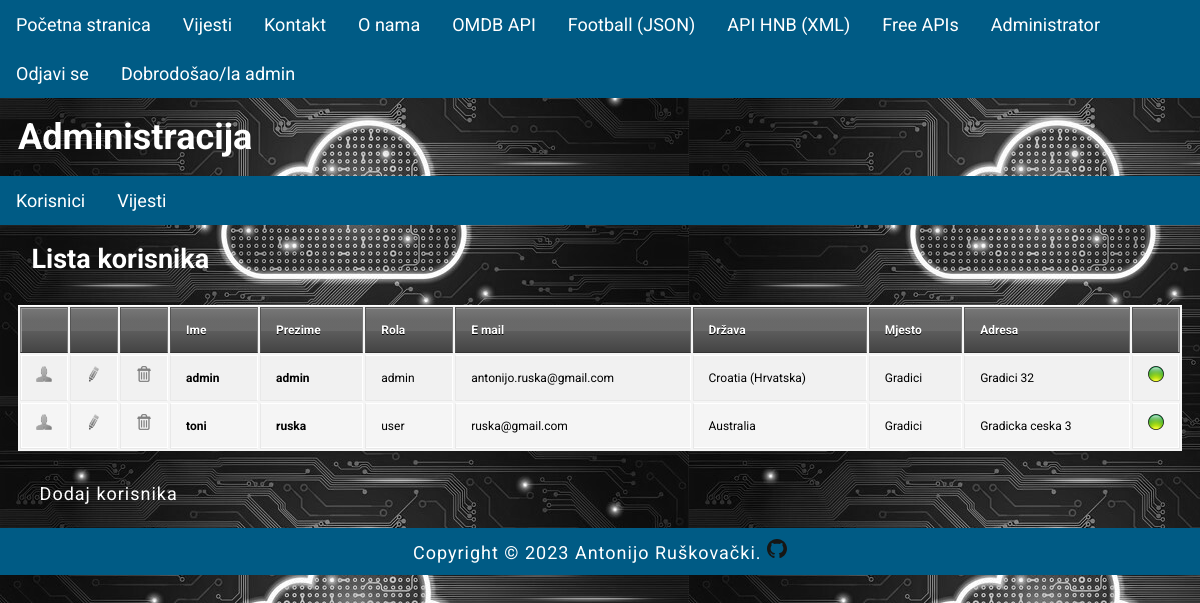
The page /index.php?menu=7 (signed in) on the database its author committed.
### tables this page shows
CREATE TABLE `users` (
  `id` int(11) NOT NULL,
  `firstname` varchar(255) NOT NULL,
  `lastname` varchar(255) NOT NULL,
  `username` varchar(255) NOT NULL,
  `password` varchar(255) NOT NULL,
  `email` varchar(255) NOT NULL,
  `date` timestamp NOT NULL DEFAULT current_timestamp() ON UPDATE current_timestamp(),
  `archive` enum('N','Y') NOT NULL DEFAULT 'Y',
  `role` varchar(20) DEFAULT NULL,
  `city` varchar(20) NOT NULL,
  `street` varchar(100) NOT NULL,
  `picture_id` int(11) DEFAULT NULL,
  `country_id` int(11) DEFAULT NULL
);

CREATE TABLE `countries` (
  `id` int(11) NOT NULL,
  `country_code` varchar(2) NOT NULL DEFAULT '',
  `country_name` varchar(100) NOT NULL DEFAULT ''
);

### admin/users.php (the view, shortened to what this page needs)
<?php
	if (isset($_GET['id']) && $_GET['id'] != '') {
		$query  = "SELECT * FROM users LEFT JOIN pictures ON users.picture_id = pictures.id";
		$query .= " WHERE users.id=".$_GET['id'];
		$result = @mysqli_query($MySQL, $query);
		$row = @mysqli_fetch_array($result);
		print '
		<h2>Korisnički profil</h2>
		<img class="profile_img" src="images/' . $row['path'] . '" alt="" title="" />
		<p><b>Ime:</b> ' . $row['firstname'] . '</p>
		<p><b>Preizme:</b> ' . $row['lastname'] . '</p>
		<p><b>Korisničko ime:</b> ' . $row['username'] . '</p>';
		$_query  = "SELECT * FROM countries";
		$_query .= " WHERE id='" . $row['country_id'] . "'";
		$_result = @mysqli_query($MySQL, $_query);
		$_row = @mysqli_fetch_array($_result);
		print '
		<p><b>Država:</b> ' .$_row['country_name'] . '</p>
		<p><b>Mjesto:</b> ' .$row['city'] . '</p>
		<p><b>Adresa:</b> ' .$row['street'] . '</p>
		<p><b>Datum:</b> ' . pickerDateToMysql($row['date']) . '</p>';
	}
	else {
		print '
		<h2>Lista korisnika</h2>
		<div id="users">
			<table>
				<thead>
					<tr>
						<th width="16"></th>
						<th width="16"></th>
						<th width="16"></th>
						<th>Ime</th>
						<th>Prezime</th>
						<th>Rola</th>
						<th>E mail</th>
						<th>Država</th>
						<th>Mjesto</th>
						<th>Adresa</th>
						<th width="16"></th>
					</tr>
				</thead>
				<tbody>';
				$query  = "SELECT * FROM users";
				$result = @mysqli_query($MySQL, $query);
				while($row = @mysqli_fetch_array($result)) {
					print '
					<tr>
						<td><a href="index.php?menu='.$menu.'&amp;action='.$action.'&amp;id=' .$row['id']. '"><img src="images/user.png" alt="user"></a></td>
						<td>';
							if ($_SESSION['user']['role'] == 'admin') {
								print '<a href="index.php?menu='.$menu.'&amp;action='.$action.'&amp;edit=' .$row['id']. '"><img src="images/edit.png" alt="uredi"></a></td>';
							}
						print '
						<td>';
							if ($_SESSION['user']['role'] == 'admin') {
								print '<a href="index.php?menu='.$menu.'&amp;action='.$action.'&amp;delete=' .$row['id']. '"><img src="images/delete.png" alt="obriši"></a>';
							}
						print '
						</td>
						<td><strong>' . $row['firstname'] . '</strong></td>
						<td><strong>' . $row['lastname'] . '</strong></td>
						<td>' . $row['role'] . '</td>
						<td>' . $row['email'] . '</td>
						<td>';
							$_query  = "SELECT * FROM countries";
							$_query .= " WHERE id='" . $row['country_id'] . "'";
							$_result = @mysqli_query($MySQL, $_query);
							$_row = @mysqli_fetch_array($_result, MYSQLI_ASSOC);
							print $_row['country_name'] . '
						</td>
						<td>' . $row['city'] . '</td>
						<td>' . $row['street'] . '</td>
						<td>';
						if ($row['archive'] != 'N') { print '<img src="images/inactive.png" alt="" title="" />'; }
						else { print '<img src="images/active.png" alt="" title="" />'; }
						print '
						</td>
					</tr>';
				}
			print '
				</tbody>
			</table>
		</div><p><a href="index.php?menu='.$menu.'&amp;action='.$action.'&amp;create=true">Dodaj korisnika</a></p>';
	}
?>

### style.css (style rules this page uses)
body, html { font-family: 'Roboto', sans-serif; margin: 0; font-size: 18px; }
body { background-image: url("images/pozadina.jpg"); color: white; }
p { margin: 1.2em; line-height: 1.4em; letter-spacing: 1px; }
h1,h2 { margin: 0.5em; font-size: 2em; }
h2 { font-size: 1.5em; color: white; }
main a { color: white; text-decoration: none; }
img { width: 100%; }
#users, #news { background-color: white; color: black; }
table { background: #f5f5f5; border-collapse: separate; box-shadow: inset 0 1px 0 #fff; font-size: 12px; line-height: 24px; margin: 30px auto; text-align: left; width: 100%; color: #000; }
th { background: url(http://jackrugile.com/images/misc/noise-diagonal.png), linear-gradient(#777, #444); border-left: 1px solid #555; border-right: 1px solid #777; border-top: 1px solid #555; border-bottom: 1px solid #333; box-shadow: inset 0 1px 0 #999; color: #fff; font-weight: bold; padding: 10px 15px; position: relative; text-shadow: 0 1px 0 #000; }
th:after { background: linear-gradient(rgba(255,255,255,0), rgba(255,255,255,.08)); content: ''; display: block; height: 25%; left: 0; margin: 1px 0 0 0; position: absolute; top: 25%; width: 100%; }
th:first-child { border-left: 1px solid #777; box-shadow: inset 1px 1px 0 #999; }
th:last-child { box-shadow: inset -1px 1px 0 #999; }
td { border-right: 1px solid #fff; border-left: 1px solid #e8e8e8; border-top: 1px solid #fff; border-bottom: 1px solid #e8e8e8; padding: 10px 15px; position: relative; transition: all 300ms; }
td:first-child { box-shadow: inset 1px 0 0 #fff; }
td:last-child { border-right: 1px solid #e8e8e8; box-shadow: inset -1px 0 0 #fff; }
tr { background: url(http://jackrugile.com/images/misc/noise-diagonal.png); }
tr:nth-child(odd) td { background: #f1f1f1 url(http://jackrugile.com/images/misc/noise-diagonal.png); }
tr:last-of-type td { box-shadow: inset 0 -1px 0 #fff; }
tr:last-of-type td:first-child { box-shadow: inset 1px -1px 0 #fff; }
tr:last-of-type td:last-child { box-shadow: inset -1px -1px 0 #fff; }

### rows shown on the page
users: firstname "admin", lastname "admin", role "admin", email "antonijo.ruska@gmail.com", country.country_name "Croatia (Hrvatska)", city "Gradici", street "Gradici 32"
users: firstname "toni", lastname "ruska", role "user", email "ruska@gmail.com", country.country_name "Australia", city "Gradici", street "Gradicka ceska 3"

### other values the page prints
$_SESSION['user']['username'] "admin"
